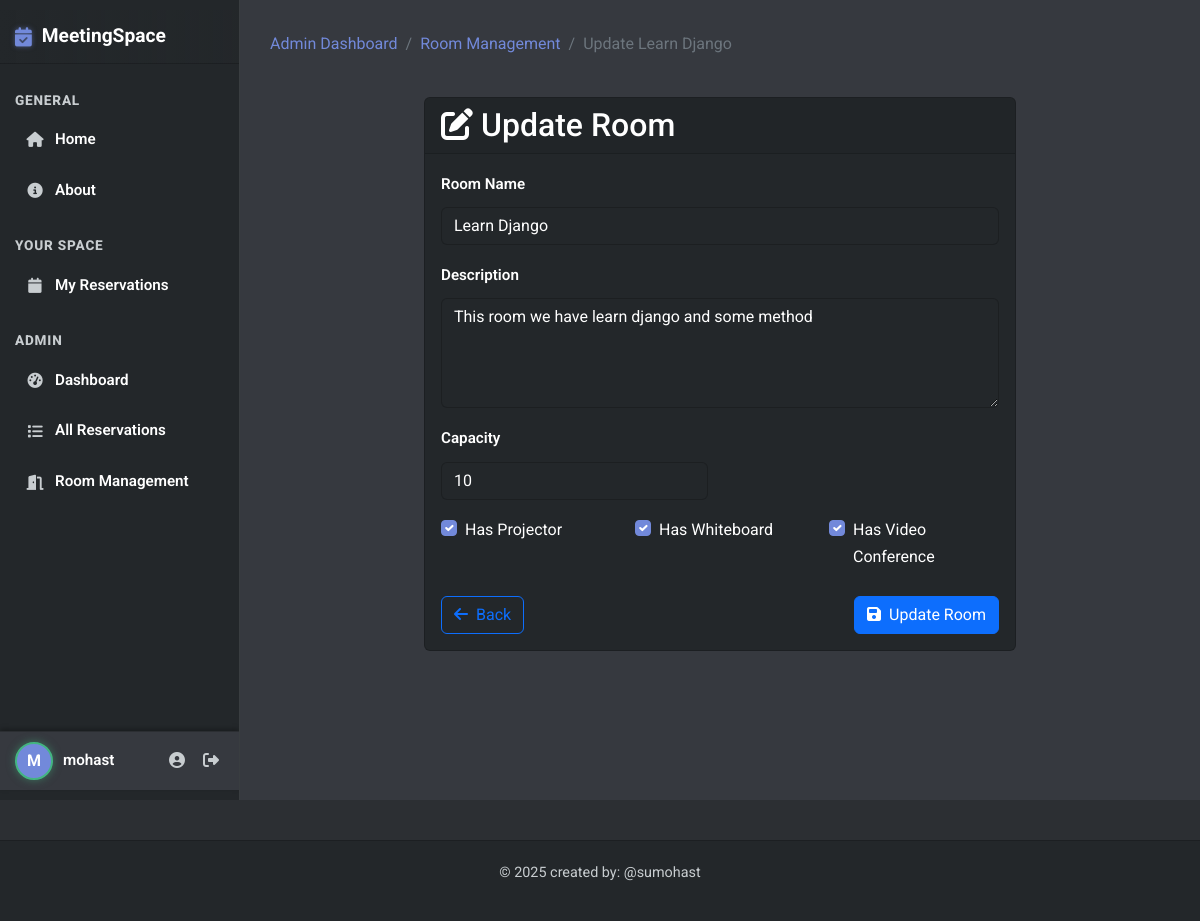
/update-room/8/ (signed in), run on the app's committed database.
### base/models.py (models this page shows, shortened)
class Room(models.Model):
    name = models.CharField(max_length=100)
    capacity = models.IntegerField(default=10)
    has_projector = models.BooleanField(default=False)
    has_whiteboard = models.BooleanField(default=False)
    has_video_conference = models.BooleanField(default=False)
    description = models.TextField(null=True, blank=True)
    created = models.DateTimeField(auto_now_add=True)
    updated = models.DateTimeField(auto_now=True)
    class Meta: # this class is used to define metadata for the model , for example when we want to sort the rooms by name
        ordering = ['name']

### base/views.py (the view)
# urls.py: path('update-room/<str:pk>/', views.update_room, name="update-room"),
@staff_member_required
def update_room(request, pk):
    room = get_object_or_404(Room, id=pk)
    form = RoomForm(instance=room)
    if request.method == 'POST':
        form = RoomForm(request.POST, instance=room)
        if form.is_valid():
            form.save()
            messages.success(request, 'Room updated successfully!')
            return redirect('room-management')
    context = {'form': form, 'room': room}
    return render(request, 'base/room_form.html', context)

### base/forms.py
class RoomForm(ModelForm):
    class Meta:
        model = Room
        fields = ['name', 'description', 'capacity', 'has_projector', 'has_whiteboard', 'has_video_conference']
        widgets = {
            'name': forms.TextInput(attrs={'class': 'form-control'}),
            'description': forms.Textarea(attrs={'class': 'form-control', 'rows': 4}),
            'capacity': forms.NumberInput(attrs={'class': 'form-control'}),
            'has_projector': forms.CheckboxInput(attrs={'class': 'form-check-input'}),
            'has_whiteboard': forms.CheckboxInput(attrs={'class': 'form-check-input'}),
            'has_video_conference': forms.CheckboxInput(attrs={'class': 'form-check-input'}),
        }

### templates/base/room_form.html (shortened to what this page needs)
{% extends 'main.html' %}
{% load static %}
{% block content %}
<div class="row mb-4">
    <div class="col-12">
        <nav aria-label="breadcrumb">
            <ol class="breadcrumb">
                <li class="breadcrumb-item"><a href="{% url 'admin-dashboard' %}">Admin Dashboard</a></li>
                <li class="breadcrumb-item"><a href="{% url 'room-management' %}">Room Management</a></li>
                <li class="breadcrumb-item active">{% if room %}Update {{ room.name }}{% else %}Create Room{% endif %}</li>
            </ol>
        </nav>
    </div>
</div>
<div class="row">
    <div class="col-lg-8 mx-auto">
        <div class="card">
            <div class="card-header">
                <h2 class="mb-0">
                    {% if room %}
                    <i class="fas fa-edit me-2"></i>Update Room
                    {% else %}
                    <i class="fas fa-plus-circle me-2"></i>Create Room
                    {% endif %}
                </h2>
            </div>
            <div class="card-body">
                <form method="POST" action="">
                    <div class="row mb-3">
                        <div class="col-12">
                            <label for="{{ form.name.id_for_label }}" class="form-label">Room Name</label>
                            {{ form.name }}
                        </div>
                    </div>
                    <div class="row mb-3">
                        <div class="col-12">
                            <label for="{{ form.description.id_for_label }}" class="form-label">Description</label>
                            {{ form.description }}
                        </div>
                    </div>
                    <div class="row mb-3">
                        <div class="col-md-6">
                            <label for="{{ form.capacity.id_for_label }}" class="form-label">Capacity</label>
                            {{ form.capacity }}
                        </div>
                    </div>
                    <div class="row mb-4">
                        <div class="col-md-4">
                            <div class="form-check">
                                {{ form.has_projector }}
                                <label class="form-check-label" for="{{ form.has_projector.id_for_label }}">
                                    Has Projector
                                </label>
                            </div>
                        </div>
                        <div class="col-md-4">
                            <div class="form-check">
                                {{ form.has_whiteboard }}
                                <label class="form-check-label" for="{{ form.has_whiteboard.id_for_label }}">
                                    Has Whiteboard
                                </label>
                            </div>
                        </div>
                        <div class="col-md-4">
                            <div class="form-check">
                                {{ form.has_video_conference }}
                                <label class="form-check-label" for="{{ form.has_video_conference.id_for_label }}">
                                    Has Video Conference
                                </label>
                            </div>
                        </div>
                    </div>
                    <div class="d-flex justify-content-between">
                        <a href="{% url 'room-management' %}" class="btn btn-outline-primary">
                            <i class="fas fa-arrow-left me-1"></i> Back
                        </a>
                        <button type="submit" class="btn btn-primary">
                            <i class="fas fa-save me-1"></i>
                            {% if room %}Update Room{% else %}Create Room{% endif %}
                        </button>
                    </div>
                </form>
            </div>
        </div>
    </div>
</div>
{% endblock %}

### templates/main.html (shortened to what this page needs)
{% load static %}
<!DOCTYPE html>
<html lang="en">
<head>
    <link href="https://cdn.jsdelivr.net/npm/bootstrap@5.2.3/dist/css/bootstrap.min.css" rel="stylesheet">
    <link rel="stylesheet" href="https://cdnjs.cloudflare.com/ajax/libs/font-awesome/6.4.0/css/all.min.css">
    <link rel="stylesheet" href="{% static 'css/discord-theme.css' %}">
</head>
<body>
    <div class="discord-app-container">
        <div class="sidebar-left">
            <a class="brand-link" href="{% url 'home' %}">
                <i class="fas fa-calendar-check"></i>MeetingSpace
            </a>
            <div class="nav-category">General</div>
            <ul class="list-unstyled mb-0">
                <li class="nav-item-discord">
                    <a class="{% if request.path == '/' %}active{% endif %}" href="{% url 'home' %}">
                        <i class="fas fa-home"></i> Home
                    </a>
                </li>
                <li class="nav-item-discord">
                    <a class="{% if 'about' in request.path %}active{% endif %}" href="{% url 'about' %}">
                        <i class="fas fa-info-circle"></i> About
                    </a>
                </li>
            </ul>
            {% if user.is_authenticated %}
            <div class="nav-category mt-3">Your Space</div>
            <ul class="list-unstyled mb-0">
                <li class="nav-item-discord">
                    <a class="{% if 'my-reservations' in request.path %}active{% endif %}" href="{% url 'user-reservations' %}">
                        <i class="fas fa-calendar"></i> My Reservations
                    </a>
                </li>
            </ul>
            {% if user.is_staff %}
            <div class="nav-category mt-3">Admin</div>
            <ul class="list-unstyled mb-0">
                <li class="nav-item-discord">
                    <a class="{% if 'admin-dashboard' in request.path %}active{% endif %}" href="{% url 'admin-dashboard' %}">
                        <i class="fas fa-tachometer-alt"></i> Dashboard
                    </a>
                </li>
                <li class="nav-item-discord">
                    <a class="{% if 'admin-reservations' in request.path %}active{% endif %}" href="{% url 'admin-reservations' %}">
                        <i class="fas fa-list"></i> All Reservations
                    </a>
                </li>
                <li class="nav-item-discord">
                    <a class="{% if 'room-management' in request.path %}active{% endif %}" href="{% url 'room-management' %}">
                        <i class="fas fa-door-open"></i> Room Management
                    </a>
                </li>
            </ul>
            {% endif %}
            {% endif %}
            <div class="user-panel-discord mt-auto">
                {% if user.is_authenticated %}
                    <div class="user-avatar">
                        {{ user.username|slice:":1"|upper }}
                    </div>
                    <div class="user-info">
                        <div class="username">{{ user.username }}</div>
                    </div>
                    <div class="user-actions">
                        <a href="{% url 'profile' %}" title="Profile"><i class="fas fa-user-circle"></i></a>
                        <a href="{% url 'logout' %}" title="Logout"><i class="fas fa-sign-out-alt"></i></a>
                    </div>
                {% else %}
                    <a href="{% url 'login' %}" class="btn-discord btn-sm w-100">
                        <i class="fas fa-sign-in-alt me-1"></i> Login
                    </a>
                {% endif %}
            </div>
        </div>
        <div class="content-main-discord">
            {% block content %}{% endblock %}
        </div>
    </div>
    <footer>
        <div class="container">
            <p>&copy; {% now "Y" %} created by: @sumohast </p>
        </div>
    </footer>
</body>
</html>

### static/css/discord-theme.css (style rules this page uses)
:root { --discord-dark-bg: #2C2F33; --discord-surface-1: #23272A; --discord-surface-2: #36393F; --discord-text-primary: #ffffff; --discord-text-secondary: #C8CDD0; --discord-blue: #7289DA; --discord-blue-hover: #677BC4; --discord-green: #43B581; --discord-red: #F04747; --discord-yellow: #FCC047; --discord-border-light: rgba(255, 255, 255, 0.1); --discord-shadow-dark: rgba(0, 0, 0, 0.4); --discord-shadow-light: rgba(0, 0, 0, 0.2); }
body { background-color: var(--discord-dark-bg) !important; color: var(--discord-text-primary) !important; font-family: 'Roboto', sans-serif !important; margin: 0; padding: 0; overflow: hidden; line-height: 1.7; }
.discord-app-container { display: flex; height: 100vh; overflow: hidden; }
.sidebar-left { width: 240px; background-color: var(--discord-surface-1); padding: 10px 0; flex-shrink: 0; display: flex; flex-direction: column; overflow-y: auto; border-right: 1px solid var(--discord-border-light); box-shadow: 2px 0 5px var(--discord-shadow-dark); }
.sidebar-left .brand-link { display: flex; align-items: center; padding: 10px 15px; color: var(--discord-text-primary); font-size: 1.2rem; font-weight: 700; text-decoration: none; border-bottom: 1px solid rgba(0, 0, 0, 0.2); margin-bottom: 10px; background: linear-gradient(to right, var(--discord-surface-1), rgba(35, 39, 42, 0.8)); transition: background-color 0.2s ease; }
.sidebar-left .brand-link i { color: var(--discord-blue); margin-right: 10px; text-shadow: 0 0 5px rgba(114, 137, 218, 0.5); }
.sidebar-left .nav-category { color: var(--discord-text-secondary); font-size: 0.85rem; text-transform: uppercase; margin: 15px 15px 5px 15px; font-weight: 800; letter-spacing: 0.8px; }
.sidebar-left .nav-item-discord a { display: flex; align-items: center; padding: 10px 15px; margin: 0 10px 5px 10px; border-radius: 6px; color: var(--discord-text-primary); text-decoration: none; transition: background-color 0.2s ease-in-out, color 0.2s ease-in-out; font-weight: 600; font-size: 0.95rem; }
.sidebar-left .nav-item-discord i { margin-right: 10px; width: 20px; text-align: center; color: var(--discord-text-secondary); transition: color 0.2s ease; }
.user-panel-discord { margin-top: auto; padding: 10px 15px; background-color: var(--discord-surface-2); border-top: 1px solid rgba(0, 0, 0, 0.2); display: flex; align-items: center; box-shadow: 0 -2px 5px rgba(0, 0, 0, 0.3); }
.user-panel-discord .user-avatar { width: 38px; height: 38px; border-radius: 50%; background-color: var(--discord-blue); display: flex; align-items: center; justify-content: center; color: #fff; font-weight: bold; font-size: 1rem; margin-right: 10px; flex-shrink: 0; border: 2px solid var(--discord-green); box-shadow: 0 0 8px rgba(67, 181, 129, 0.5); }
.user-panel-discord .user-info { flex-grow: 1; color: var(--discord-text-primary); font-size: 0.95rem; }
.user-panel-discord .user-info .username { font-weight: 600; }
.user-panel-discord .user-actions { display: flex; gap: 8px; }
.user-panel-discord .user-actions a { color: var(--discord-text-secondary); padding: 5px; border-radius: 3px; transition: color 0.15s ease-in-out, background-color 0.15s ease-in-out; }
.content-main-discord { flex-grow: 1; background-color: var(--discord-surface-2); overflow-y: auto; padding: 30px; position: relative; }
.card, .form-control { background-color: var(--discord-surface-1) !important; border: 1px solid rgba(0, 0, 0, 0.2) !important; color: var(--discord-text-primary) !important; border-radius: 6px !important; }
.form-control::placeholder { color: var(--discord-text-secondary) !important; }
a { color: var(--discord-blue); text-decoration: none; transition: color 0.2s ease; }
footer { background-color: var(--discord-surface-1); border-top: 1px solid rgba(0,0,0,0.2); color: var(--discord-text-secondary); margin-top: 40px; padding: 20px 0; text-align: center; font-size: 0.9rem; }
label.form-label { color: var(--discord-text-primary); font-weight: 600; margin-bottom: 0.6rem; font-size: 0.95rem; }
.form-check-input { background-color: var(--discord-surface-1); border: 1px solid rgba(0,0,0,0.2); }
.form-check-input:checked { background-color: var(--discord-blue); border-color: var(--discord-blue); }

### data on the page
Room: name "Learn Django", description "This room we have learn django and some method", capacity "10", has_projector "☑", has_whiteboard "☑", has_video_conference "☑"

### other printed values
{{ user.username|slice:":1"|upper }} "M"
{{ user.username }} "mohast"
